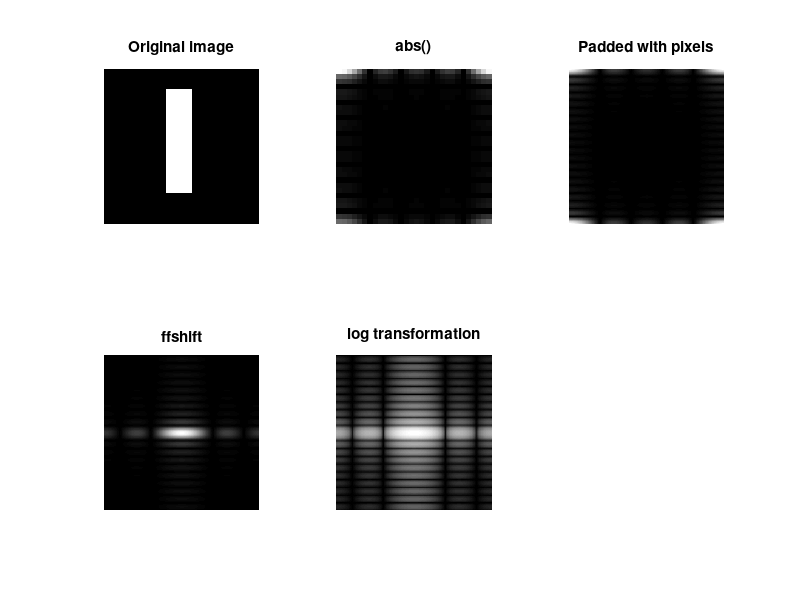

This figure's MATLAB source:
clear all;
clc;
close all;

f=zeros(30,30); 
%With a white rectangle in it. 
f(5:24,13:17)=1; 
subplot(2,3,1);imshow(f,'InitialMagnification', 'fit');title('Original image')
%Calculate the DFT. 
F=fft2(f); 
%There are real and imaginary parts to F. 
%Use the abs function to compute the magnitude 
%of the combined components. 
F2=abs(F); 
subplot(2,3,2);imshow(F2,[], 'InitialMagnification','fit');title('abs()')
%To create a finer sampling of the Fourier transform, 
%you can add zero padding to f when computing its DFT 
%Also note that we use a power of 2, 2^256 
%This isbecause the FFT -Fast Fourier Transform - 
%is fastest when the image size has many factors. 
F=fft2(f, 256, 256); 
F2=abs(F); 
subplot(2,3,3);imshow(F2, []);title('Padded with pixels')
%The zero-frequency coefficient is displayed in the 
%upper left hand corner. To display it in the center, 
%you can use the function fftshift. 
F2=fftshift(F); 
F2=abs(F2); 
subplot(2,3,4);imshow(F2,[]);title('ffshift')
%In Fourier transforms, high peaks are so high they %hide details. Reduce contrast with the log function. 
F2=log(1+F2);
subplot(2,3,5);imshow(F2,[]);title('log transformation')